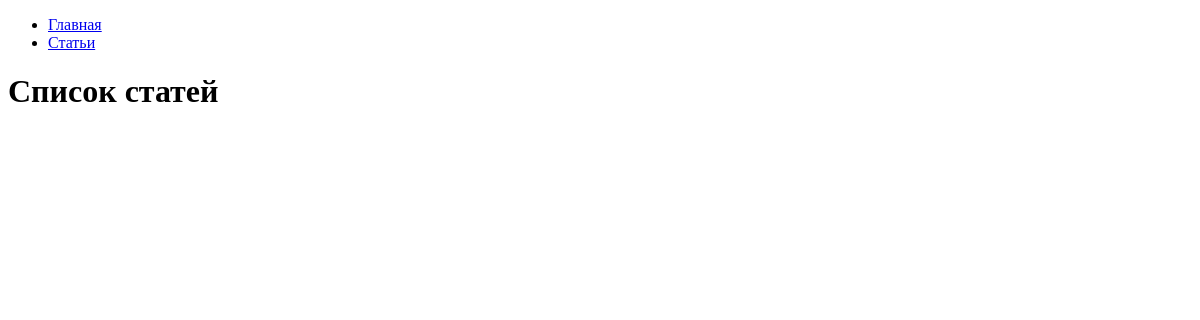
/articles/, run on an earlier commit of the app's database.
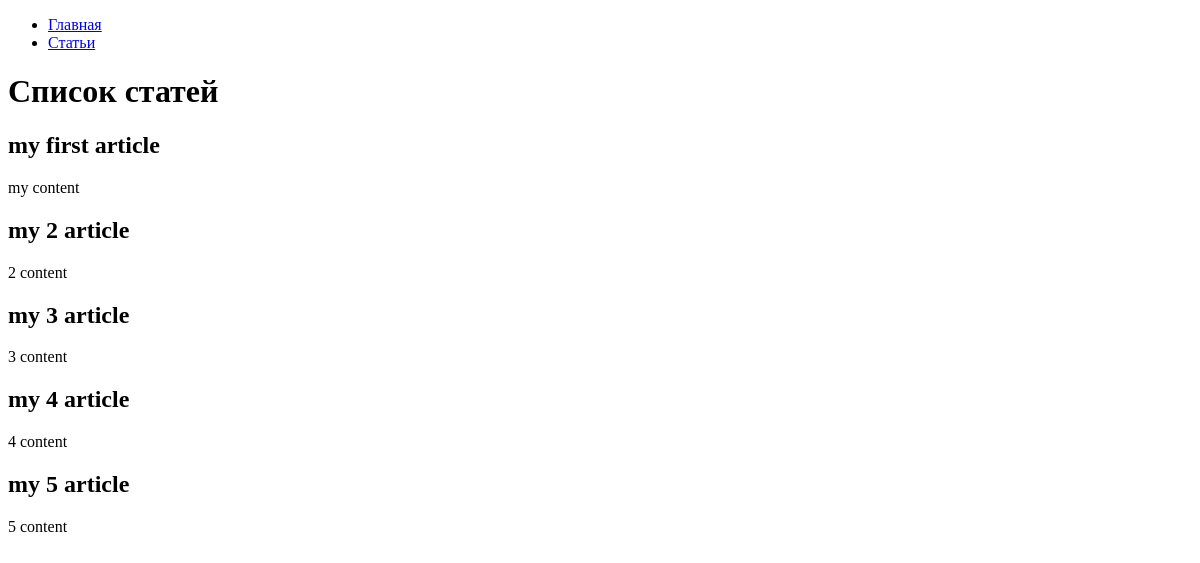
And on a later commit of the database.
### hexlet_django_blog/article/models.py (models this page shows, shortened)
class Article(models.Model):
    name = models.CharField(max_length=200)  # название статьи
    body = models.TextField()  # тело статьи
    created_at = models.DateTimeField(auto_now_add=True)
    updated_at = models.DateTimeField(auto_now=True)

### hexlet_django_blog/article/views.py (the view)
# urls.py: path('', IndexView.as_view(), name='index'),
class IndexView(View):
    def get(self, request, *args, **kwargs):
        articles = Article.objects.all()[:15]
        return render(
            request,
            "articles/index.html",
            context={
                "articles": articles,
            },
        )

### hexlet_django_blog/article/templates/articles/index.html
{% extends "base.html" %}
{% block content %}
    <h1>Список статей</h1>
    {% for article in articles %}
        <h2>{{ article.name }}</h2>
        <div>{{ article.body|slice:":200" }}</div>
    {% endfor %}
{% endblock %}

### hexlet_django_blog/templates/base.html (shortened to what this page needs)
<!DOCTYPE html>
<html lang="en">
<head>
</head>
<body>
<div id="sidebar">
    {% block sidebar %}
        <ul>
            <li><a href="/">Главная</a></li>
            <li><a href="/articles/">Статьи</a></li>
        </ul>
    {% endblock %}
</div>
<div id="content">
    {% block content %}{% endblock %}
</div>
</body>
</html>

What changed in the data, as far as the page shows it:
added Article: name "my first article", body "my content"
added Article: name "my 2 article", body "2 content"
added Article: name "my 3 article", body "3 content"
added Article: name "my 4 article", body "4 content"
added Article: name "my 5 article", body "5 content"
